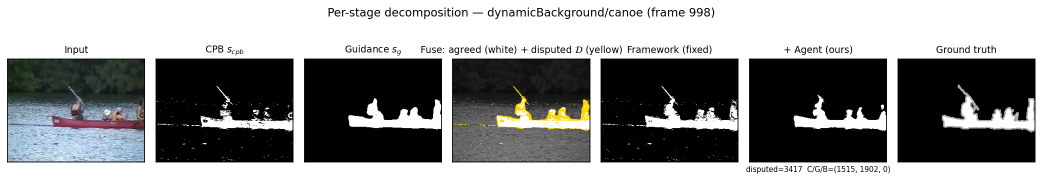
#> input picture paper/latex/fig_decomp.png, 2085 x 362 px (shown at 1/2 size)
$ python -i wallflower_eval.py   (imports and definitions only)
#> lines starting #> are read from the running program, lines starting #| are printed output that depends on the picture
### code/cpb_kernels.py
#!/usr/bin/env python3
"""
================================================================================
CPB + HoD + MODEL-COMMUNICATION FRAMEWORK  (faithful Python port of the authors'
MATLAB reference)  +  SOLUTION 1: spatial-coherence filter on the CPB mask
================================================================================
New vs the previous file:
  * spatial_coherence_filter(): drops scattered CPB connected components smaller
    than --coh_min_area * (H*W). Removes the speckle floods that wreck PTZ/dynamic/
    night and override good guidance, without touching coherent detections.
  * CLI flag --coh_min_area (default 0.0 = OFF -> behaviour identical to before).
Run with --coh_min_area 0.0 first to confirm it reproduces your baseline, then
turn it on (try 0.0005).
================================================================================
"""

import argparse
import json
import os
import pickle
import re
import time
import warnings

import cv2
import numpy as np

warnings.filterwarnings('ignore')

try:
    from numba import njit, prange
    HAVE_NUMBA = True
except Exception:
    HAVE_NUMBA = False

    # [4 lines left out: function njit, not called in this run]
    prange = range

try:
    import matplotlib
    matplotlib.use('Agg')
    import matplotlib.pyplot as plt
    _HAVE_MPL = True
except Exception:
    _HAVE_MPL = False

# ---- paper / MATLAB params ----
BLOCK_SIZE = 8
REF_SUPPORT = 20          # refnum : active supports per pixel
ETA = 2.5                 # af : Gaussian threshold
LAMBDA_DEC = 0.5
EPSILON_SIM = 0.8         # sigema : stage-3 similarity threshold
DEFAULT_FLOOR_MIN = 6.0
BTH_PIXELS_DEFAULT = 7    # support-block is background if <7 guidance-fg px (of 64)
S3_MAX_RINGS_FG = 20

GT_FG = 255
GT_EXCLUDE = (85, 170)    # 50 (shadow) counts as BACKGROUND

CDNET2014 = {
    'baseline': ['highway', 'office', 'pedestrians', 'PETS2006'],
    'cameraJitter': ['badminton', 'boulevard', 'sidewalk', 'traffic'],
    'badWeather': ['blizzard', 'skating', 'snowFall', 'wetSnow'],
    'dynamicBackground': ['boats', 'canoe', 'fall', 'fountain01', 'fountain02', 'overpass'],
    'intermittentObjectMotion': ['abandonedBox', 'parking', 'sofa', 'streetLight', 'tramstop', 'winterDriveway'],
    'lowFramerate': ['port_0_17fps', 'tramCrossroad_1fps', 'tunnelExit_0_35fps', 'turnpike_0_5fps'],
    'nightVideos': ['bridgeEntry', 'busyBoulvard', 'fluidHighway', 'streetCornerAtNight', 'tramStation', 'winterStreet'],
    'PTZ': ['continuousPan', 'intermittentPan', 'twoPositionPTZCam', 'zoomInZoomOut'],
    'shadow': ['backdoor', 'bungalows', 'busStation', 'copyMachine', 'cubicle', 'peopleInShade'],
    'thermal': ['corridor', 'diningRoom', 'lakeSide', 'library', 'park'],
    'turbulence': ['turbulence0', 'turbulence1', 'turbulence2', 'turbulence3'],
}


# ============================================================================
# METRICS
# ============================================================================
# [21 lines left out: functions frame_counts, metrics_from_counts, not called in this run]


def agg_counts(counts):
    return metrics_from_counts(sum(c[0] for c in counts), sum(c[1] for c in counts),
                               sum(c[2] for c in counts), sum(c[3] for c in counts))


# ============================================================================
# BLOCK HELPERS
# ============================================================================
# [330 lines left out: functions block_mean, block_median, block_fg_count, spatial_coherence_filter, _block_flags, k_stage1_online and 4 more, not called in this run]


# ============================================================================
# GUIDANCE
# ============================================================================
class ZeroGuidance:
    name = 'zero'
    def predict(self, frame_bgr):
        return np.zeros(frame_bgr.shape[:2], np.uint8)


# [58 lines left out: functions make_guidance, save_panel, save_summary_charts, not called in this run]


# ============================================================================
# PIPELINE
# ============================================================================
def to_luma(rgb):
    return (0.299 * rgb[:, :, 0] + 0.587 * rgb[:, :, 1] + 0.114 * rgb[:, :, 2]).astype(np.float32)


class HoDPipeline:
    # [296 lines left out: functions __init__, _fields, _run_channel, run, _native_f, _native and 7 more, not called in this run]


# [2 lines that do not run on import are left out]

### code/wallflower_eval.py
#!/usr/bin/env python3
"""
Wallflower evaluation of PURE CPB (no guidance), following Liang et al.'s protocol:
  - each sequence has ONE hand-segmented ground-truth frame (the test frame),
  - train CPB on the 200 frames immediately preceding the test frame,
  - score ONLY the single test frame.
Metric: F-measure for the 6 standard sequences; specificity for MovedObject
(its ground truth has no foreground).

Reuses the exact validated CPB training kernel (train_channel_fixed) and the exact
pure-CPB detector (pure_cpb_mask) from the project. Also runs the ONLINE update
(k_stage1_online, guidance OFF) by adapting over the 200-frame window before scoring.
"""
import sys, os, glob, re, pickle, argparse
sys.path.insert(0, os.path.dirname(os.path.abspath(__file__)))
import numpy as np, cv2
import cpb_kernels as F
from cpb_mask import pure_cpb_mask
import cpb_training as TR
import cpb_training_base as T0

WF = os.environ.get('WALLFLOWER_ROOT', os.path.join(os.path.dirname(os.path.abspath(__file__)), '..', 'data', 'wallflower'))
SEQS = ['Bootstrap', 'Camouflage', 'ForegroundAperture', 'LightSwitch', 'TimeOfDay', 'WavingTrees', 'MovedObject']
FMEAS = set(SEQS) - {'MovedObject'}     # MovedObject -> specificity
POOL = T0.POOLNUM
NTRAIN = 200
SCALE = 1.0
TARGET = None   # (H, W) exact resize, e.g. (256,256) to match Zhou

def load_rgb_gray(path):
#> called with path = '../paper/latex/fig_decomp.png'
    im = cv2.imread(path)
#> im is the input picture: shape (362, 2085, 3); mean B, G, R 139.4, 139.5, 138.8
    if TARGET is not None:
        im = cv2.resize(im, (TARGET[1], TARGET[0]), interpolation=cv2.INTER_LINEAR)
    elif SCALE != 1.0:
        im = cv2.resize(im, (int(round(im.shape[1]*SCALE)), int(round(im.shape[0]*SCALE))),
                        interpolation=cv2.INTER_LINEAR)
    rgb = cv2.cvtColor(im, cv2.COLOR_BGR2RGB).astype(np.float32)
    return rgb, F.to_luma(rgb)
#> in to_luma, `return (0.299 * rgb[:, :, 0] + 0.587 * rgb[:, :, 1] + 0.114 * rgb[:, :..`:
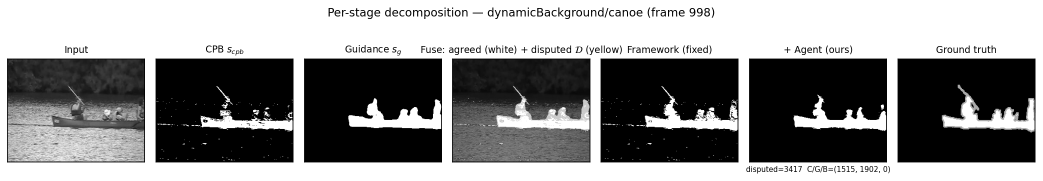
#> returned value: shape (362, 2085) float32 (shown at 1/2 size); min 0, max 255, mean 139.3

import re as _re
# [189 lines left out: functions script_windows, seq_info, train_model, detect_mask, detect_chan, online_adapt and 2 more, not called in this run]

# [2 lines not run here, left out]

>>> result = load_rgb_gray('../paper/latex/fig_decomp.png')

$ run again, on paper/latex/fig_errormaps.png
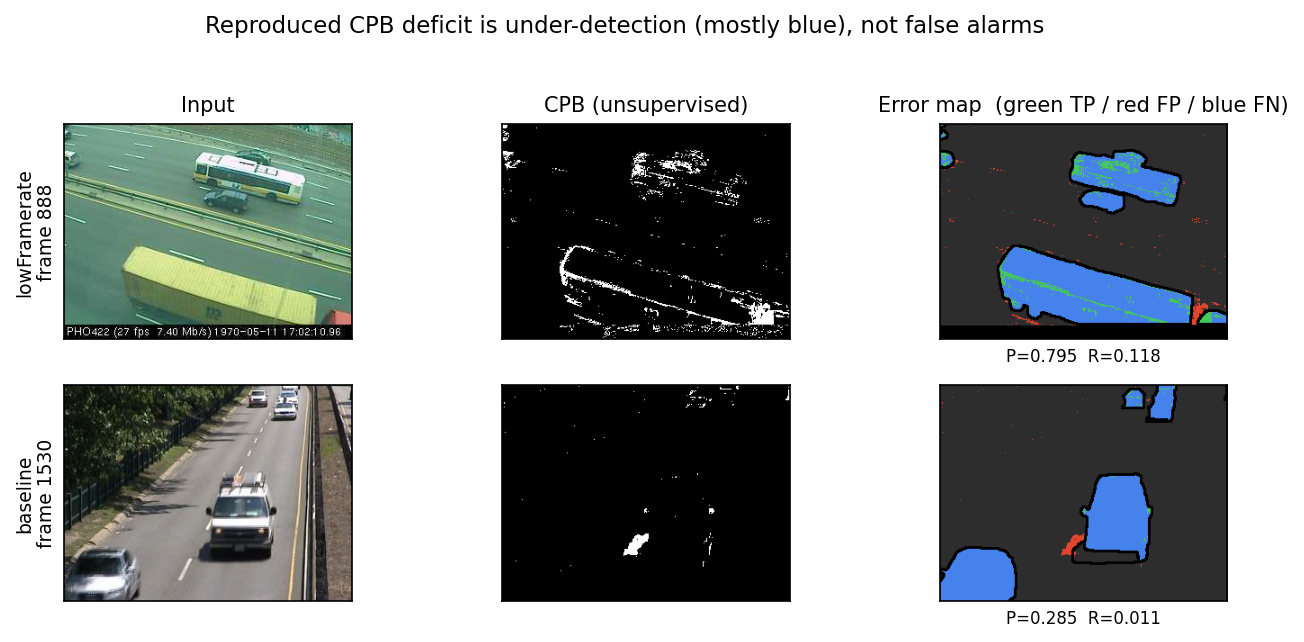
#> input picture paper/latex/fig_errormaps.png, 1304 x 642 px
#> in load_rgb_gray, im is the input picture: shape (642, 1304, 3); mean B, G, R 164.6, 164.9, 161
#> in to_luma, `return (0.299 * rgb[:, :, 0] + 0.587 * rgb[:, :, 1] + 0.114 * rgb[:, :..`:
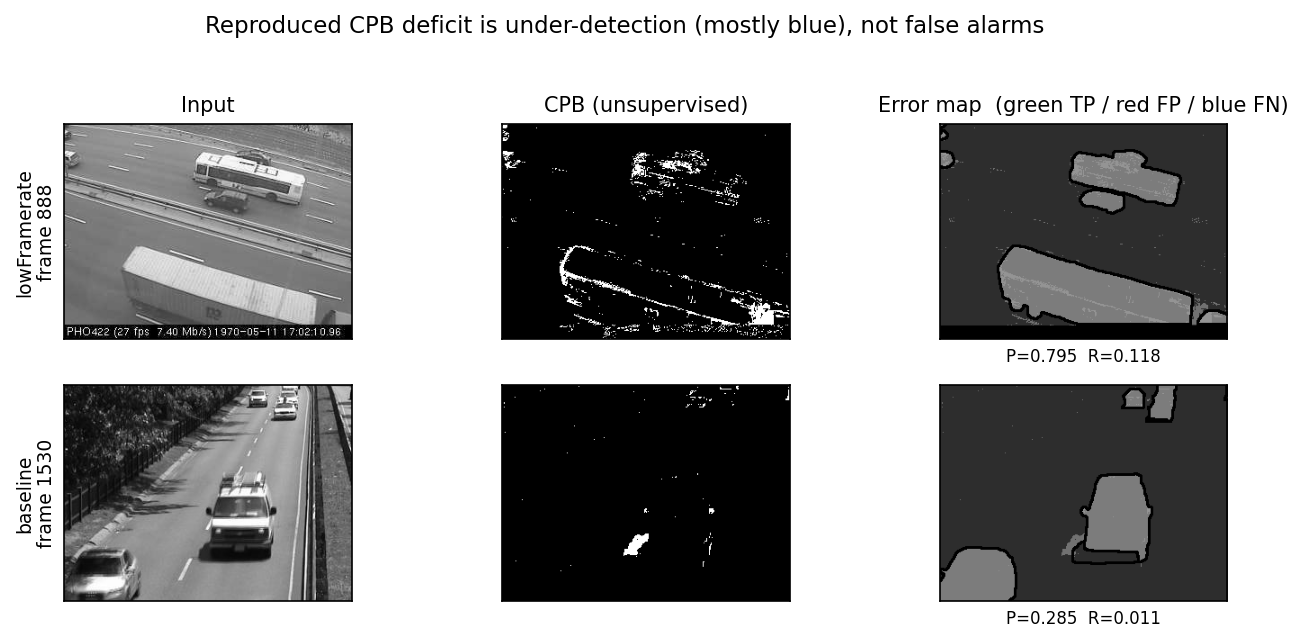
#> returned value: shape (642, 1304) float32; min 0, max 255, mean 163.7

$ run again, on paper/latex/fig_percat_rgb_deeplab.png
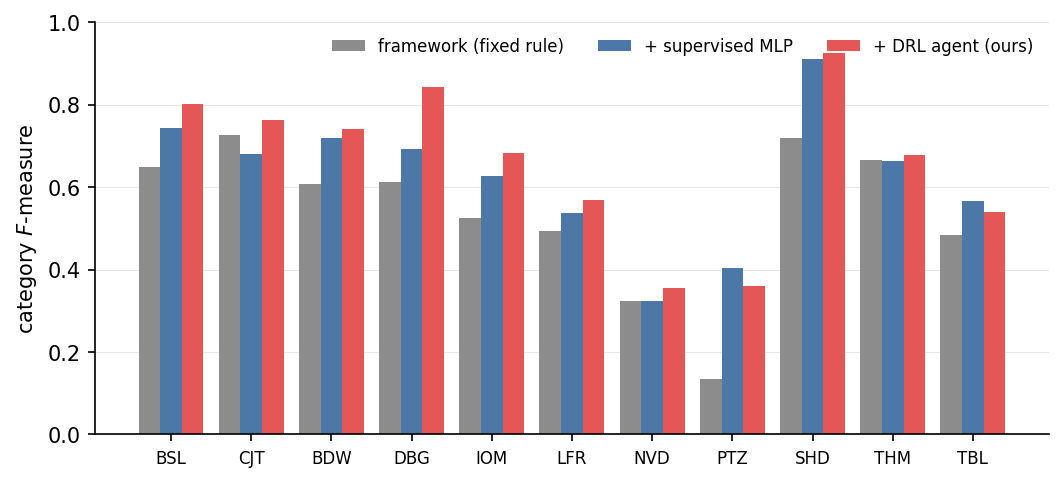
#> input picture paper/latex/fig_percat_rgb_deeplab.png, 1063 x 482 px
#> in load_rgb_gray, im is the input picture: shape (482, 1063, 3); mean B, G, R 207.5, 201.9, 214.4
#> in to_luma, `return (0.299 * rgb[:, :, 0] + 0.587 * rgb[:, :, 1] + 0.114 * rgb[:, :..`:
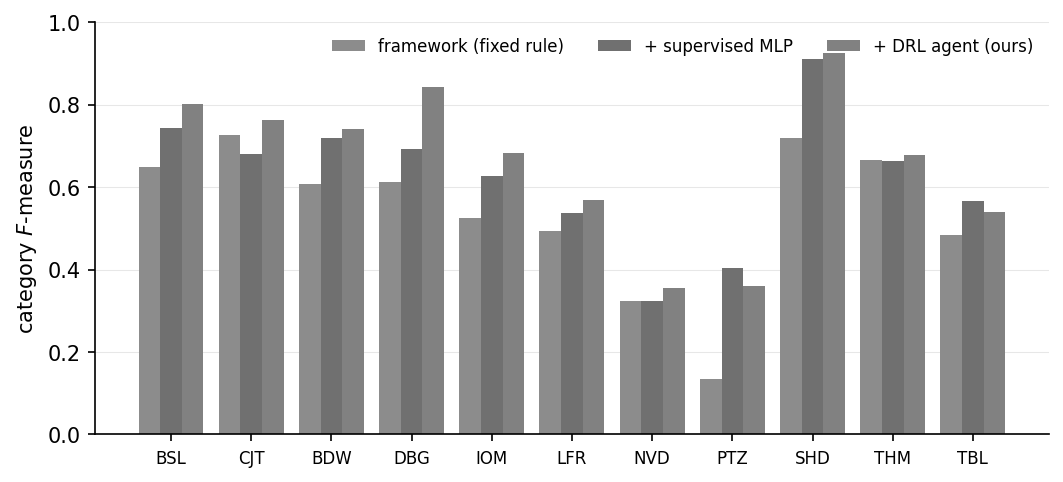
#> returned value: shape (482, 1063) float32; min 0, max 255, mean 206.3

$ run again, on paper/latex/fig_qualitative_agent_deeplab.png
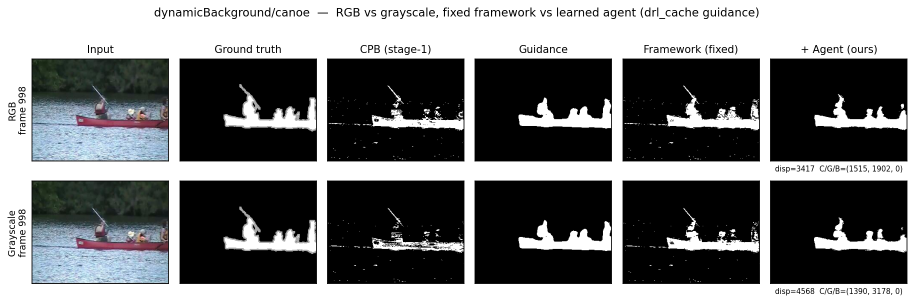
#> input picture paper/latex/fig_qualitative_agent_deeplab.png, 1828 x 605 px (shown at 1/2 size)
#> in load_rgb_gray, im is the input picture: shape (605, 1828, 3); mean B, G, R 118.9, 118.1, 117
#> in to_luma, `return (0.299 * rgb[:, :, 0] + 0.587 * rgb[:, :, 1] + 0.114 * rgb[:, :..`:
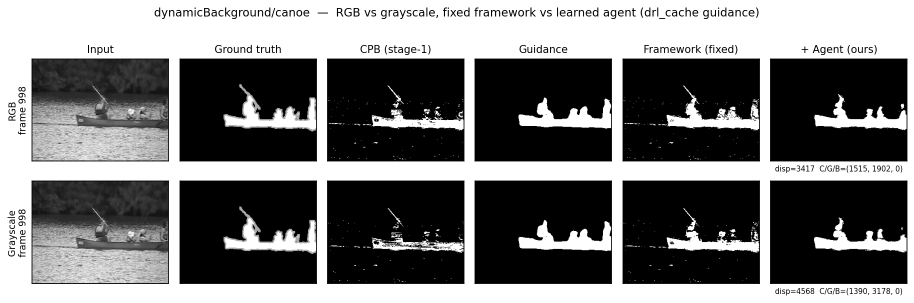
#> returned value: shape (605, 1828) float32 (shown at 1/2 size); min 0, max 255, mean 117.9
